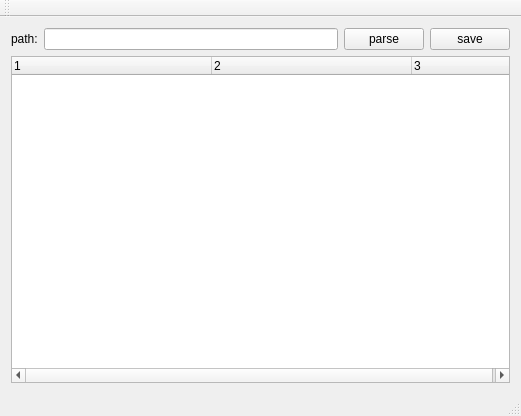
<?xml version="1.0" encoding="UTF-8"?>
<ui version="4.0">
 <class>MainWindow</class>
 <widget class="QMainWindow" name="MainWindow">
  <property name="geometry">
   <rect>
    <x>0</x>
    <y>0</y>
    <width>521</width>
    <height>416</height>
   </rect>
  </property>
  <property name="windowTitle">
   <string>MainWindow</string>
  </property>
  <widget class="QWidget" name="centralWidget">
   <layout class="QGridLayout" name="gridLayout">
    <item row="0" column="0">
     <layout class="QHBoxLayout" name="horizontalLayout">
      <item>
       <widget class="QLabel" name="label">
        <property name="text">
         <string>path:</string>
        </property>
       </widget>
      </item>
      <item>
       <widget class="QLineEdit" name="pathLineEdit">
        <property name="text">
         <string/>
        </property>
       </widget>
      </item>
      <item>
       <widget class="QPushButton" name="parsePushButton">
        <property name="text">
         <string>parse</string>
        </property>
       </widget>
      </item>
      <item>
       <widget class="QPushButton" name="savePushButton">
        <property name="text">
         <string>save</string>
        </property>
       </widget>
      </item>
     </layout>
    </item>
    <item row="1" column="0">
     <widget class="QTreeWidget" name="xmlTreeWidget">
      <property name="columnCount">
       <number>3</number>
      </property>
      <attribute name="headerDefaultSectionSize">
       <number>200</number>
      </attribute>
      <column>
       <property name="text">
        <string notr="true">1</string>
       </property>
      </column>
      <column>
       <property name="text">
        <string notr="true">2</string>
       </property>
      </column>
      <column>
       <property name="text">
        <string notr="true">3</string>
       </property>
      </column>
     </widget>
    </item>
   </layout>
  </widget>
  <widget class="QMenuBar" name="menuBar">
   <property name="geometry">
    <rect>
     <x>0</x>
     <y>0</y>
     <width>521</width>
     <height>22</height>
    </rect>
   </property>
  </widget>
  <widget class="QToolBar" name="mainToolBar">
   <attribute name="toolBarArea">
    <enum>TopToolBarArea</enum>
   </attribute>
   <attribute name="toolBarBreak">
    <bool>false</bool>
   </attribute>
  </widget>
  <widget class="QStatusBar" name="statusBar"/>
 </widget>
 <layoutdefault spacing="6" margin="11"/>
 <resources/>
 <connections/>
</ui>
